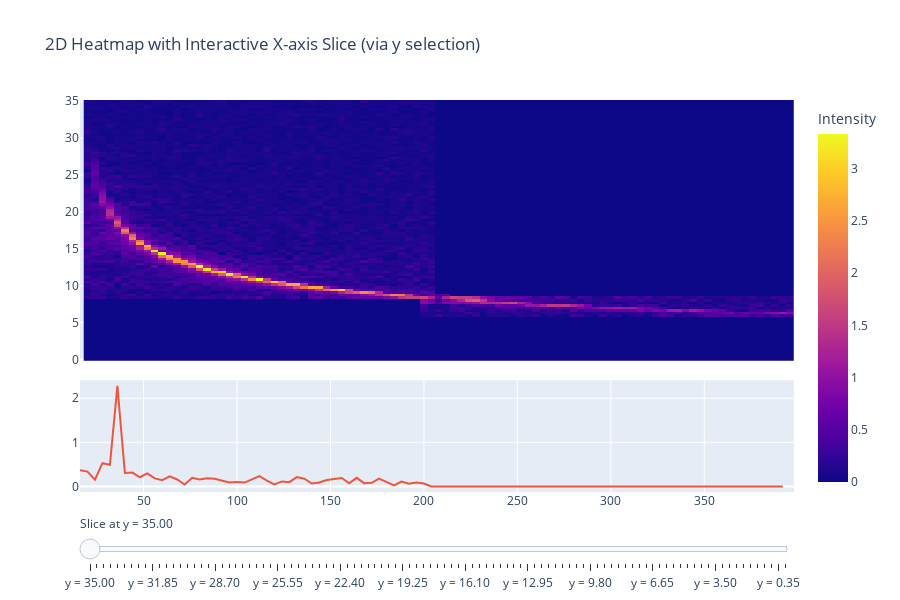

The cell this chart's notebook holds for it:
### Code cell
from plotly.subplots import make_subplots
from plotly import graph_objects as go


# サブプロット作成（ヒートマップとスライス）
fig = make_subplots(rows=2, cols=1, shared_xaxes=True,
                    row_heights=[0.7, 0.3], vertical_spacing=0.05)

# ヒートマップ追加
heatmap = go.Heatmap(z=np.abs(z_fft_masked)[:, 1:], x=x[1:], y=y, colorbar=dict(title="Intensity"))
fig.add_trace(heatmap, row=1, col=1)

# 初期スライス y=0番目
initial_index = 0
slice_line = go.Scatter(x=x, y=np.abs(z_fft_masked)[len(z_fft_masked)//2, 1:], mode='lines',
                        name=f'y = {y[initial_index]:.2f}')
fig.add_trace(slice_line, row=2, col=1)

# スライダー用フレーム作成
steps = []
for i in range(len(y)):
    step = dict(
        method="update",
        args=[{"y": [None, np.abs(z_fft_masked)[i, 1:]]},  # 2番目のトレースのみ更新
              {"annotations": []}],
        label=f"y = {y[i]:.2f}"
    )
    steps.append(step)

sliders = [dict(
    active=initial_index,
    currentvalue={"prefix": "Slice at "},
    steps=steps
)]

# スライダー追加
fig.update_layout(
    sliders=sliders,
    height=600,
    title="2D Heatmap with Interactive X-axis Slice (via y selection)"
)

fig.show()
